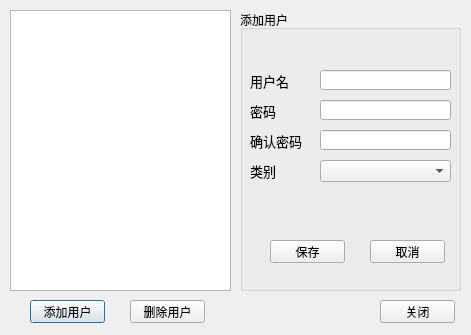
<?xml version="1.0" encoding="UTF-8"?>
<ui version="4.0">
 <class>Frame</class>
 <widget class="QDialog" name="Frame">
  <property name="geometry">
   <rect>
    <x>0</x>
    <y>0</y>
    <width>471</width>
    <height>335</height>
   </rect>
  </property>
  <property name="windowTitle">
   <string>用户管理</string>
  </property>
  <widget class="QPushButton" name="btn_adduser">
   <property name="geometry">
    <rect>
     <x>30</x>
     <y>300</y>
     <width>75</width>
     <height>23</height>
    </rect>
   </property>
   <property name="text">
    <string>添加用户</string>
   </property>
  </widget>
  <widget class="QPushButton" name="btn_deluser">
   <property name="geometry">
    <rect>
     <x>130</x>
     <y>300</y>
     <width>75</width>
     <height>23</height>
    </rect>
   </property>
   <property name="text">
    <string>删除用户</string>
   </property>
  </widget>
  <widget class="QPushButton" name="btn_close">
   <property name="geometry">
    <rect>
     <x>380</x>
     <y>300</y>
     <width>75</width>
     <height>23</height>
    </rect>
   </property>
   <property name="text">
    <string>关闭</string>
   </property>
  </widget>
  <widget class="QStackedWidget" name="AttrPage">
   <property name="geometry">
    <rect>
     <x>240</x>
     <y>10</y>
     <width>221</width>
     <height>281</height>
    </rect>
   </property>
   <property name="currentIndex">
    <number>1</number>
   </property>
   <widget class="QWidget" name="user_view">
    <widget class="QGroupBox" name="groupBox_2">
     <property name="enabled">
      <bool>true</bool>
     </property>
     <property name="geometry">
      <rect>
       <x>0</x>
       <y>0</y>
       <width>221</width>
       <height>281</height>
      </rect>
     </property>
     <property name="title">
      <string>用户属性</string>
     </property>
     <widget class="QLineEdit" name="edt_view_username">
      <property name="geometry">
       <rect>
        <x>80</x>
        <y>60</y>
        <width>131</width>
        <height>20</height>
       </rect>
      </property>
     </widget>
     <widget class="QLabel" name="label_7">
      <property name="geometry">
       <rect>
        <x>10</x>
        <y>90</y>
        <width>51</width>
        <height>21</height>
       </rect>
      </property>
      <property name="font">
       <font>
        <pointsize>10</pointsize>
       </font>
      </property>
      <property name="text">
       <string>密码</string>
      </property>
     </widget>
     <widget class="QLabel" name="label_8">
      <property name="geometry">
       <rect>
        <x>10</x>
        <y>60</y>
        <width>61</width>
        <height>21</height>
       </rect>
      </property>
      <property name="font">
       <font>
        <pointsize>10</pointsize>
       </font>
      </property>
      <property name="text">
       <string>用户名</string>
      </property>
     </widget>
     <widget class="QLineEdit" name="edt_view_passward">
      <property name="geometry">
       <rect>
        <x>80</x>
        <y>90</y>
        <width>131</width>
        <height>20</height>
       </rect>
      </property>
     </widget>
     <widget class="QPushButton" name="btn_revise">
      <property name="geometry">
       <rect>
        <x>30</x>
        <y>230</y>
        <width>75</width>
        <height>23</height>
       </rect>
      </property>
      <property name="text">
       <string>保存</string>
      </property>
     </widget>
     <widget class="QPushButton" name="btn_resetting">
      <property name="geometry">
       <rect>
        <x>130</x>
        <y>230</y>
        <width>75</width>
        <height>23</height>
       </rect>
      </property>
      <property name="text">
       <string>取消</string>
      </property>
     </widget>
     <widget class="QLabel" name="label_10">
      <property name="geometry">
       <rect>
        <x>10</x>
        <y>150</y>
        <width>61</width>
        <height>21</height>
       </rect>
      </property>
      <property name="font">
       <font>
        <pointsize>10</pointsize>
       </font>
      </property>
      <property name="text">
       <string>创建时间</string>
      </property>
     </widget>
     <widget class="QLineEdit" name="edt_view_createtime">
      <property name="geometry">
       <rect>
        <x>80</x>
        <y>150</y>
        <width>131</width>
        <height>20</height>
       </rect>
      </property>
     </widget>
     <widget class="QLabel" name="label_11">
      <property name="geometry">
       <rect>
        <x>10</x>
        <y>120</y>
        <width>61</width>
        <height>21</height>
       </rect>
      </property>
      <property name="font">
       <font>
        <pointsize>10</pointsize>
       </font>
      </property>
      <property name="text">
       <string>类别</string>
      </property>
     </widget>
     <widget class="QComboBox" name="combo_view_usertype">
      <property name="geometry">
       <rect>
        <x>80</x>
        <y>120</y>
        <width>131</width>
        <height>22</height>
       </rect>
      </property>
     </widget>
    </widget>
   </widget>
   <widget class="QWidget" name="add_user">
    <widget class="QGroupBox" name="groupBox">
     <property name="enabled">
      <bool>true</bool>
     </property>
     <property name="geometry">
      <rect>
       <x>0</x>
       <y>0</y>
       <width>221</width>
       <height>281</height>
      </rect>
     </property>
     <property name="title">
      <string>添加用户</string>
     </property>
     <widget class="QLineEdit" name="edt_username">
      <property name="geometry">
       <rect>
        <x>80</x>
        <y>60</y>
        <width>131</width>
        <height>20</height>
       </rect>
      </property>
     </widget>
     <widget class="QLabel" name="label">
      <property name="geometry">
       <rect>
        <x>10</x>
        <y>90</y>
        <width>51</width>
        <height>21</height>
       </rect>
      </property>
      <property name="font">
       <font>
        <pointsize>10</pointsize>
       </font>
      </property>
      <property name="text">
       <string>密码</string>
      </property>
     </widget>
     <widget class="QLabel" name="label_2">
      <property name="geometry">
       <rect>
        <x>10</x>
        <y>60</y>
        <width>61</width>
        <height>21</height>
       </rect>
      </property>
      <property name="font">
       <font>
        <pointsize>10</pointsize>
       </font>
      </property>
      <property name="text">
       <string>用户名</string>
      </property>
     </widget>
     <widget class="QLineEdit" name="edt_passward">
      <property name="geometry">
       <rect>
        <x>80</x>
        <y>90</y>
        <width>131</width>
        <height>20</height>
       </rect>
      </property>
     </widget>
     <widget class="QPushButton" name="btn_saveinfo">
      <property name="geometry">
       <rect>
        <x>30</x>
        <y>230</y>
        <width>75</width>
        <height>23</height>
       </rect>
      </property>
      <property name="text">
       <string>保存</string>
      </property>
     </widget>
     <widget class="QPushButton" name="btn_cancel">
      <property name="geometry">
       <rect>
        <x>130</x>
        <y>230</y>
        <width>75</width>
        <height>23</height>
       </rect>
      </property>
      <property name="text">
       <string>取消</string>
      </property>
     </widget>
     <widget class="QLabel" name="label_3">
      <property name="geometry">
       <rect>
        <x>10</x>
        <y>120</y>
        <width>61</width>
        <height>21</height>
       </rect>
      </property>
      <property name="font">
       <font>
        <pointsize>10</pointsize>
       </font>
      </property>
      <property name="text">
       <string>确认密码</string>
      </property>
     </widget>
     <widget class="QLineEdit" name="edt_confirmpass">
      <property name="geometry">
       <rect>
        <x>80</x>
        <y>120</y>
        <width>131</width>
        <height>20</height>
       </rect>
      </property>
     </widget>
     <widget class="QLabel" name="label_5">
      <property name="geometry">
       <rect>
        <x>10</x>
        <y>150</y>
        <width>61</width>
        <height>21</height>
       </rect>
      </property>
      <property name="font">
       <font>
        <pointsize>10</pointsize>
       </font>
      </property>
      <property name="text">
       <string>类别</string>
      </property>
     </widget>
     <widget class="QComboBox" name="combo_usertype">
      <property name="geometry">
       <rect>
        <x>80</x>
        <y>150</y>
        <width>131</width>
        <height>22</height>
       </rect>
      </property>
     </widget>
    </widget>
   </widget>
  </widget>
  <widget class="QTableWidget" name="tab_usermgr">
   <property name="geometry">
    <rect>
     <x>10</x>
     <y>10</y>
     <width>221</width>
     <height>281</height>
    </rect>
   </property>
  </widget>
 </widget>
 <tabstops>
  <tabstop>btn_adduser</tabstop>
  <tabstop>btn_deluser</tabstop>
  <tabstop>edt_username</tabstop>
  <tabstop>edt_passward</tabstop>
  <tabstop>edt_confirmpass</tabstop>
  <tabstop>btn_saveinfo</tabstop>
  <tabstop>btn_cancel</tabstop>
  <tabstop>btn_close</tabstop>
 </tabstops>
 <resources/>
 <connections>
  <connection>
   <sender>btn_close</sender>
   <signal>clicked()</signal>
   <receiver>Frame</receiver>
   <slot>close()</slot>
   <hints>
    <hint type="sourcelabel">
     <x>413</x>
     <y>310</y>
    </hint>
    <hint type="destinationlabel">
     <x>246</x>
     <y>310</y>
    </hint>
   </hints>
  </connection>
 </connections>
</ui>
